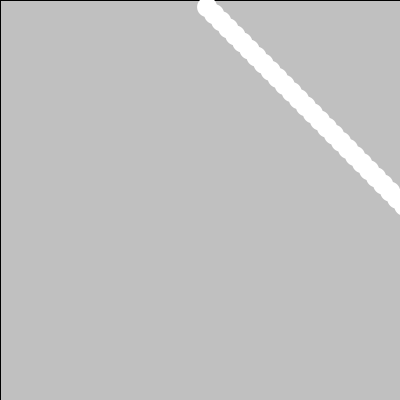
Frame 1 (no input)
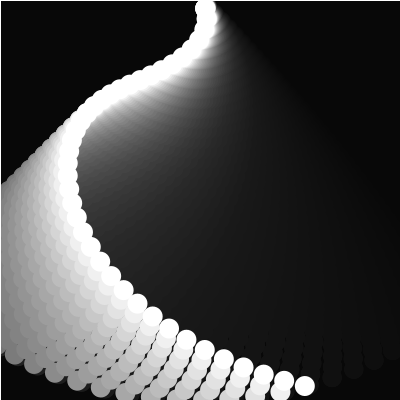
Frame 60 (the mouse pressed at the canvas centre just before this capture)
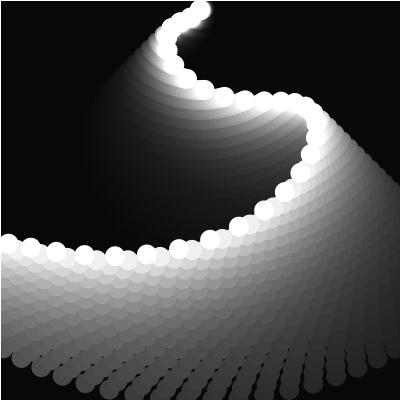
Frame 120 (the mouse held since frame 60 and released just before this capture)

The Processing sketch that drew these frames (run headless with seeded random() and noise(); from frame 60 on, the mouse is pressed at the canvas centre):

// Processing sketch: sketch_150217Oukasan
// ── sketch_150217Oukasan.pde
int numspot = 40;
spot [] s = new spot[numspot];

void setup(){
  size(400,400);
  smooth();
  fill(0);
  for(int i = 0; i < numspot; i++){
    s[i] = new spot(PI/4, 0, (i+1)*height/numspot);
  }
}

void draw(){
  fill(0,15);
  rect(0,0,width,height);
  fill(255);
  for(int i = 0; i < numspot; i++){
    s[i].update();
    s[i].display();
  }  
}

class spot{
  float theta,thetadot,thetadotdot,length;
  float radius = 10;
  float k = 0.001;
  
  //constructa
  spot(float _theta, float _thetadot, float _length){
    theta = _theta;
    thetadot = _thetadot;
    length = _length;
  }
  
  //calc
  void update(){  
    thetadotdot = - k * length * sin(radians(theta));
    thetadot += thetadotdot;
    theta += thetadot;
  }
  
  //display
  void display(){ 
    noStroke();
    ellipse(width/2+length*sin(theta),length*cos(theta),radius*2,radius*2);
    stroke(255);
  }
}
